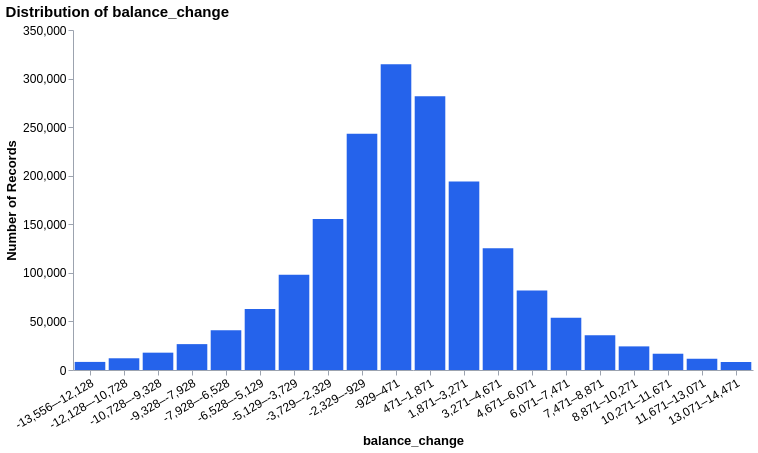

Write notebook code for a chart like this one.
### Code cell
lo, hi = df['balance_change'].quantile([0.01, 0.99])
balance_change_mid = df.loc[df['balance_change'].between(lo, hi), ['balance_change']]
numeric_distribution('balance_change', data=balance_change_mid)

### Figure 1 — Vega-Lite specification as saved in the notebook (floating-point values rounded to 4 significant figures)
{"config": {"view": {"continuousWidth": 300, "continuousHeight": 300, "strokeWidth": 0}, "axis": {"domainColor": "#9ca3af", "labelColor": "#000", "labelFontSize": 12, "labelLimit": 160, "tickColor": "#9ca3af", "titleColor": "#000", "titleFontSize": 13}}, "data": {"name": "data-13c83d42c450b178240d2a41736507ea"}, "mark": {"type": "bar", "color": "#2563eb"}, "encoding": {"tooltip": [{"field": "Bin", "title": "balance_change", "type": "nominal"}, {"field": "Count", "format": ",", "title": "Records", "type": "quantitative"}], "x": {"axis": {"grid": false, "labelAngle": -30}, "field": "Bin", "sort": ["-13,556–-12,128", "-12,128–-10,728", "-10,728–-9,328", "-9,328–-7,928", "-7,928–-6,528", "-6,528–-5,129", "-5,129–-3,729", "-3,729–-2,329", "-2,329–-929", "-929–471", "471–1,871", "1,871–3,271", "3,271–4,671", "4,671–6,071", "6,071–7,471", "7,471–8,871", "8,871–10,271", "10,271–11,671", "11,671–13,071", "13,071–14,471"], "title": "balance_change", "type": "nominal"}, "y": {"axis": {"grid": false}, "field": "Count", "title": "Number of Records", "type": "quantitative"}}, "height": 340, "title": {"text": "Distribution of balance_change", "anchor": "start", "fontSize": 15}, "width": 680, "$schema": "https://vega.github.io/schema/vega-lite/v5.20.1.json", "datasets": {"data-13c83d42c450b178240d2a41736507ea": [{"Bin": "-13,556–-12,128", "Count": 8325}, {"Bin": "-12,128–-10,728", "Count": 12067}, {"Bin": "-10,728–-9,328", "Count": 17847}, {"Bin": "-9,328–-7,928", "Count": 26636}, {"Bin": "-7,928–-6,528", "Count": 40960}, {"Bin": "-6,528–-5,129", "Count": 62718}, {"Bin": "-5,129–-3,729", "Count": 98055}, {"Bin": "-3,729–-2,329", "Count": 155535}, {"Bin": "-2,329–-929", "Count": 243239}, {"Bin": "-929–471", "Count": 314863}, {"Bin": "471–1,871", "Count": 281908}, {"Bin": "1,871–3,271", "Count": 194014}, {"Bin": "3,271–4,671", "Count": 125442}, {"Bin": "4,671–6,071", "Count": 81882}, {"Bin": "6,071–7,471", "Count": 53707}, {"Bin": "7,471–8,871", "Count": 35852}, {"Bin": "8,871–10,271", "Count": 24312}, {"Bin": "10,271–11,671", "Count": 16753}, {"Bin": "11,671–13,071", "Count": 11583}, {"Bin": "13,071–14,471", "Count": 8258}]}}
